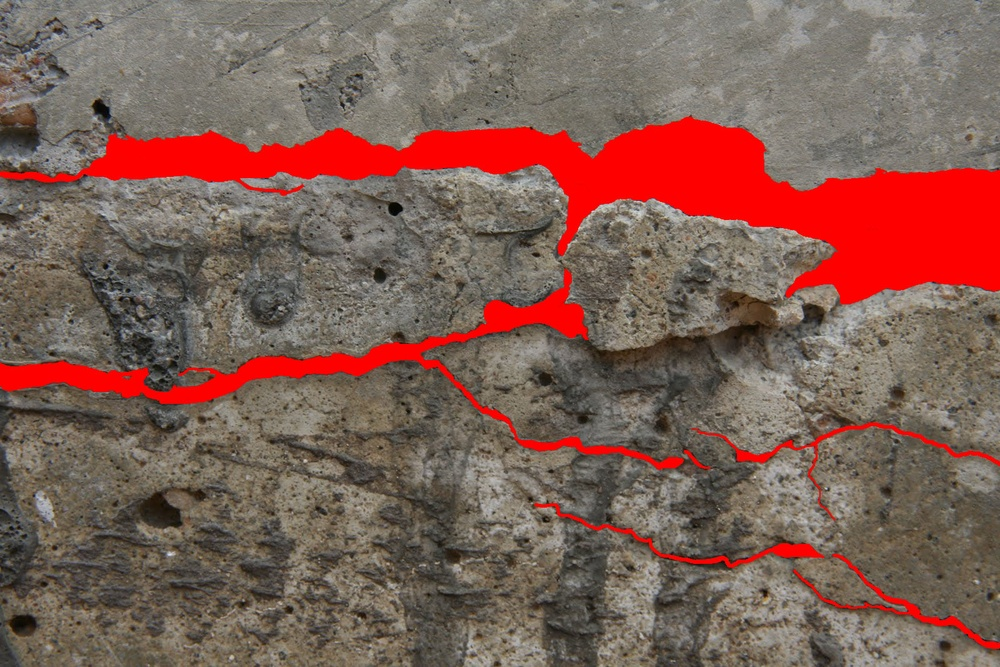
%> input picture images/Thin39.jpg, 1000 x 667 px, shrunk from 1600 x 1067 before the run
$ octave main.m   (GNU Octave 9; MATLAB toolbox functions it lacks are replaced by stand-ins)
%> lines starting %> are read from the running program, lines starting %| are printed output that depends on the picture
%> further down, Ioriginal is the input picture: size 667x1000x3 uint8; mean R, G, B 128.8, 94, 84.5
### colorSegment.m
function  pixelLabels = colorSegment (input, Ioriginal)

%//%************************************************************************%
%//%*                         Color segmenter						       *%
%//%*           Segments the images by their colors                        *%
%//%*                                                                      *%
%//%*                                                                      *%
%//%*             Name: Dr. Preetham Manjunatha    		                   *%
%//%*             Github link: https://github.com/preethamam               %*
%//%*             Submission Date: 05/12/2025                              *%
%//%************************************************************************%
%//%*             Viterbi School of Engineering,                           *%
%//%*             Sonny Astani Dept. of Civil Engineering,                 *%
%//%*             University of Southern california,                       *%
%//%*             Los Angeles, California.                                 *%
%//%************************************************************************%
%
%************************************************************************%
%
% Usage: pixelLabels = colorSegment (input, Ioriginal)
% Inputs:
%           input        - Input struct
%           colorspace   - color segmentation of annotatations by color
%                           space 'rgb' | 'hsv' | 'lab' | 'xyz'
%                                 'ycbcr' | 'yiq' (NTSC)
%
%           input.RGBTriplet - [0,0,255]; % RGB value to segment
%           input.colorspace - 'rgb' % 'rgb' | 'hsv' |'lab' | 'xyz'
                                        %  'ycbcr' | 'yiq' (NTSC)
%           input.tolerance - 70; % tolerance value
%           input.Kmeans - true; % If true uses K-means clustering.
%                                % Else, uses input.RGBTriplet
%           input.KClusters - 3; % K clusters
%           input.ShowPlots - true; % Show plots
%           Ioriginal    - Input color image
%
%
% Outputs:  pixelLabels  - Output pixels labels
%
%

    % Check the number of input arguments
    if nargin < 2
        error('Not enough input arguments. Usage: pixelLabels = colorSegment(Ioriginal, input)');
    end

    % Validate the input struct fields
    requiredFields = {'RGBTriplet', 'colorspace', 'tolerance', 'Kmeans', 'KClusters', 'ShowPlots'};
    for i = 1:length(requiredFields)
        if ~isfield(input, requiredFields{i})
            error('Input struct is missing the required field: %s', requiredFields{i});
        end
    end

    % Validate colorspace
    validColorSpaces = {'rgb', 'hsv', 'lab', 'xyz', 'ycbcr', 'yiq'};
    if ~ismember(lower(input.colorspace), validColorSpaces)
        error('Invalid colorspace. Valid options are: ''rgb'', ''hsv'', ''lab'', ''xyz'', ''ycbcr'', ''yiq''.');
    end

    % Validate RGBTriplet
    if ~isnumeric(input.RGBTriplet) || numel(input.RGBTriplet) ~= 3
        error('RGBTriplet must be a numeric array with 3 elements.');
    end

    % Validate tolerance
    if ~isnumeric(input.tolerance) || input.tolerance < 0
        error('Tolerance must be a non-negative numeric value.');
    end

    % Validate Kmeans
    if ~islogical(input.Kmeans)
        error('Kmeans must be a logical value (true or false).');
    end

    % Validate KClusters
    if ~isnumeric(input.KClusters) || input.KClusters <= 0 || mod(input.KClusters, 1) ~= 0
        error('KClusters must be a positive integer.');
    end

    % Validate ShowPlots
    if ~islogical(input.ShowPlots)
        error('ShowPlots must be a logical value (true or false).');
    end

    % Read the original color image and get sizes
    [imheight, imwidth, imbytesppix]  = size(Ioriginal);
    centroids = [];

    if sum(input.RGBTriplet>1)
        input.RGBTriplet = input.RGBTriplet/255;
    end

    % Convert RGB image to a target HSV or L*a*b* color space
    switch input.colorspace
        case 'rgb'
            % Convert to double
            Itransformed = im2double(Ioriginal);

            % Target RGB color triplet
            targetTriplet = input.RGBTriplet;
        case 'hsv'
            % Convert the image to HSV space
            Itransformed = rgb2hsv(Ioriginal);

            % Target HSV color triplet
            targetTriplet = rgb2hsv(input.RGBTriplet);
        case 'lab'
            % Convert image from RGB colorspace to lab color space.
            cform = makecform('srgb2lab');
            Itransformed = applycform(im2double(Ioriginal),cform);

            % Target L*a*b* color triplet
            targetTriplet = rgb2lab(input.RGBTriplet);

        case 'xyz'
            % Convert the image to HSV space
            Itransformed = rgb2xyz(Ioriginal);

            % Target HSV color triplet
            targetTriplet = rgb2xyz(input.RGBTriplet);

        case 'ycbcr'
            % Convert the image to HSV space
            Itransformed = rgb2ycbcr(im2double(Ioriginal));

            % Target HSV color triplet
            targetTriplet = rgb2ycbcr(input.RGBTriplet);

        case 'yiq'
            % Convert the image to HSV space
            Itransformed = rgb2ntsc(Ioriginal);
%> Itransformed: size 667x1000x3 double; mean of channels 1, 2, 3 0.405, 0.0933, 0.0172

            % Target HSV color triplet
            targetTriplet = rgb2ntsc(input.RGBTriplet);
        otherwise
            error('colorSpace must be ''RGB'', ''Lab'', ''HSV'', ''XYZ'', ''YCBCR'', or ''YIQ''');
    end

    if input.Kmeans
        % Segmentation map and clustering
        segMaptic = tic;
        [N,M,L] = size(Itransformed);
        ItransFeatureVec = reshape(Itransformed,[N*M, L]);

        % Get clusters indices/classes
        [idx,centroids] = kmeans(ItransFeatureVec, input.KClusters);
%> centroids = [0.299 0.568 0.2; 0.313 0.0356 -0.0053; 0.497 0.0283 -0.0077]

        % Reshape to segmentation map
        pixelLabels = reshape(idx, [N,M]);
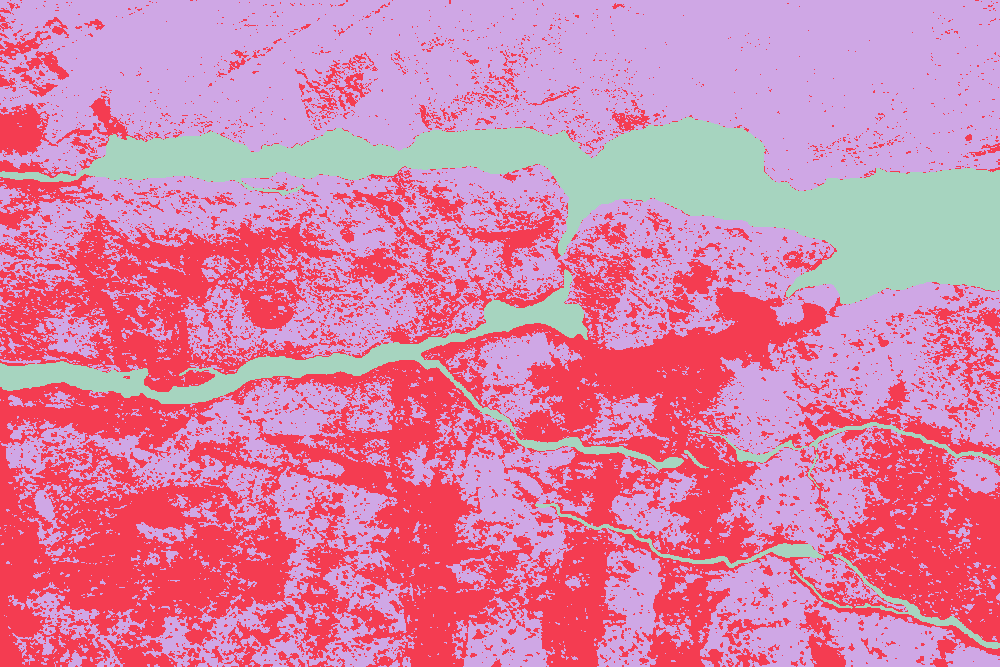
%> pixelLabels: size 667x1000 double; 3 distinct labels, from 1 to 3; one colour per label, 0 black
        segMapruntime = toc(segMaptic);
        fprintf('K-mean segmentation map execution time: %.4f seconds\n', segMapruntime)
    else
        % Segmentation map by color tolerance distance
        Channel1 = Itransformed(:,:,1);          % Get the first channel
        Channel2 = Itransformed(:,:,2);          % Get the second channel
        Channel3 = Itransformed(:,:,3);          % Get the third channel

        C1Standard = targetTriplet(1) * ones(imheight, imwidth);
        C2Standard = targetTriplet(2) * ones(imheight, imwidth);
        C3Standard = targetTriplet(3) * ones(imheight, imwidth);

        switch input.colorspace
            case {'rgb', 'xyz', 'ycbcr', 'yiq'}
                % Create the delta images: delta R, delta G, and delta B.
                % delta X, delta Y, and delta Z.
                % delta Y, delta Cb, and delta Cr.
                % delta Y, delta I, and delta Q.
                deltaC1 = Channel1 - C1Standard;
                deltaC2 = Channel2 - C2Standard;
                deltaC3 = Channel3 - C3Standard;

                deltaC1 = deltaC1 * 255;
                deltaC2 = deltaC2 * 255;
                deltaC3 = deltaC3 * 255;
            case 'hsv'
                % Create the delta images: delta H, delta S, and delta V.
                deltaC1 = abs(Channel1 - C1Standard);
                deltaC1 = min(deltaC1, 1 - deltaC1);
                deltaC2 = Channel2 - C2Standard;
                deltaC3 = Channel3 - C3Standard;

                deltaC1 = deltaC1 * 255;
                deltaC2 = deltaC2 * 255;
                deltaC3 = deltaC3 * 255;
            case 'lab'
                % Create the delta images: delta L, delta A, and delta B.
                deltaC1 = Channel1 - C1Standard;
                deltaC2 = Channel2 - C2Standard;
                deltaC3 = Channel3 - C3Standard;
            otherwise
                error('colorSpace must be ''RGB'', ''Lab'', ''HSV'', ''XYZ'', ''YCBCR'', or ''YIQ''');
        end

        % Euclidean “distance” in color space
        deltaE = sqrt(deltaC1.^2 + deltaC2.^2 + deltaC3.^2);

        % Threshold and obtain the pixel labels
        pixelLabels  = deltaE <= input.tolerance;
    end

    % Show plots
    if input.ShowPlots
        labelsKmeansPlots(input, Ioriginal, Itransformed, pixelLabels, centroids);
    end
end


% Plotting auxiliary function
function labelsKmeansPlots(input, Ioriginal, Itransformed, pixelLabels, centroids)
%
%************************************************************************%
%
% Usage: labelsKmeansPlots(input, Ioriginal, Itransformed, pixelLabels, centroids)
% Inputs:
%           input        - Input struct
%           colorspace   - color segmentation of annotatations by color
%                           space 'rgb' | 'hsv' | 'lab'
%                           (keep 'hsv')
%           input.RGBTriplet - [0,0,255]; % RGB value to segment
%           input.colorspace - 'rgb' % 'rgb' | 'hsv' |'lab'
%           input.tolerance - 70; % tolerance value
%           input.Kmeans - true; % If true uses K-means clustering.
%                                % Else, uses input.RGBTriplet
%           input.KClusters - 3; % K clusters
%           input.ShowPlots - true; % Show plots
%           Ioriginal    - Input color image
%           Itransformed - RGB, HSV or LAB transformed images
%           pixelLabels  - Output pixels labels
%           centroids    - Cluster color centroids
%
%
% Outputs:  Plots
%
%
    % Label overlay
    labImg = labeloverlay(Ioriginal, pixelLabels, 'Colormap','jet');
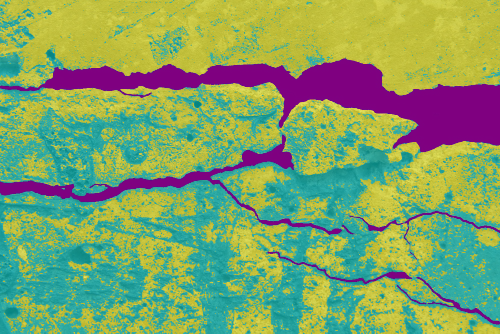
%> labImg: size 667x1000x3 uint8 (shown at 1/2 size); mean R, G, B 129.8, 160, 104.8

    % Get fileparts
    [filepath,name,ext] = fileparts(input.filename);

    % Show figure
    figure;
    t = tiledlayout(1,2,TileSpacing="tight",Padding="compact");
    nexttile; imshow(Ioriginal); title('Original image', FontSize=16);
    nexttile; imshow(labImg); title('Labeled image', FontSize=16);

    % Export graphics
    if input.Kmeans
        exportgraphics(gcf, fullfile('assets', ['segmap_' lower(name) '_' input.colorspace '_kmeans' '.png']))
    else
        exportgraphics(gcf, fullfile('assets', ['segmap_' lower(name) '_' input.colorspace '.png']))
    end

    if input.Kmeans
        % Convert color space
        switch lower(input.colorspace)
            case 'rgb'
                channelLabels = {'R','G','B'};
            case 'lab'
                % Requires Image Processing Toolbox
                channelLabels = {'L*','a*','b*'};
            case 'hsv'
                channelLabels = {'H','S','V'};
            case 'xyz'
                channelLabels = {'X','Y','Z'};
            case 'ycbcr'
                channelLabels = {'Y','Cb','Cr'};
            case 'yiq'
                channelLabels = {'Y','I','Q'};
            otherwise
                 error('colorSpace must be ''RGB'', ''Lab'', ''HSV'', ''XYZ'', ''YCBCR'', or ''YIQ''');
        end

        % Reshape the data
        [rows, cols, ~] = size(Itransformed);
        IoriData = reshape(Ioriginal, rows*cols, 3);
        ItransData = reshape(Itransformed, rows*cols, 3);
        pixelColors = mat2gray(reshape(Ioriginal, rows*cols, 3));

        % Pixel colors for the clusters
        if strcmp(input.colorspace, 'rgb')
            RGBnorm = centroids;
        elseif strcmp(input.colorspace,'hsv')
            RGBnorm = hsv2rgb(centroids);
        elseif strcmp(input.colorspace,'lab')
            RGBnorm = lab2rgb(centroids);
        elseif strcmp(input.colorspace,'xyz')
            RGBnorm = xyz2rgb(centroids);
        elseif strcmp(input.colorspace,'ycbcr')
            RGBnorm = ycbcr2rgb(centroids);
        else
            RGBnorm = ntsc2rgb(centroids);
%> RGBnorm = [0.967 0.0143 0.0124; 0.344 0.307 0.265; 0.519 0.494 0.452]
        end

        pixelClusterColors = squeeze(ind2rgb(reshape(pixelLabels, rows*cols, 1), RGBnorm));

        % 3D scatter plot of raw pixels color distribution
        figure;
        scatter3(IoriData(:,1), IoriData(:,2), IoriData(:,3), 2, pixelColors, 'filled');
        xlabel(channelLabels{1});
        ylabel(channelLabels{2});
        zlabel(channelLabels{3});
        title('Image pixel color distribution');
        grid on;
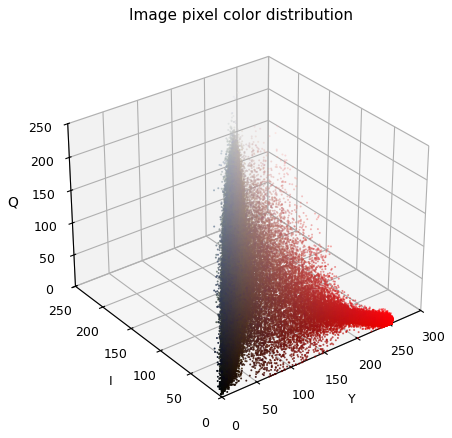
%> figure redrawn from the program's plot data

        % Export graphics
        exportgraphics(gcf, fullfile('assets', ['pixdistrib_' lower(name) '_' input.colorspace '.png']))

        % 3D scatter plot of clustered pixels
        figure;
        scatter3(ItransData(:,1), ItransData(:,2), ItransData(:,3), 2, pixelClusterColors, 'filled');
        xlabel(channelLabels{1});
        ylabel(channelLabels{2});
        zlabel(channelLabels{3});
        title(sprintf('K-means Clustering (%d clusters) in %s space', input.KClusters, upper(input.colorspace)));
        grid on;
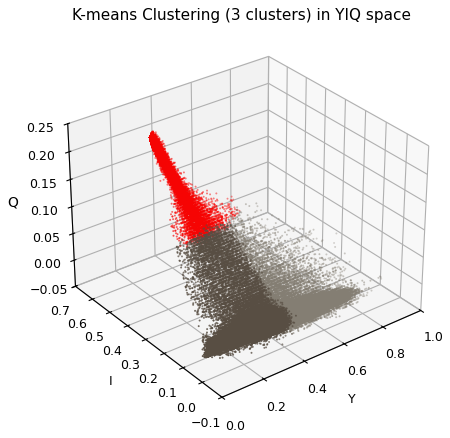
%> figure redrawn from the program's plot data

        % Export graphics
        exportgraphics(gcf, fullfile('assets', ['cluster_' lower(name) '_' input.colorspace '_kmeans' '.png']))
    end
end

### main.m
clear; close all; clc;

%$ Inputs
input.RGBTriplet = [255,0,0]; % RGB value to segment
input.colorspace = 'yiq'; % 'rgb' | 'hsv' |'lab' | 'xyz'
                          %  'ycbcr' | 'yiq' (NTSC)
input.tolerance = 70;
input.Kmeans = true; % If true uses K-means clustering.
                     % Else, uses input.RGBTriplet
input.KClusters = 3; % K clusters
input.ShowPlots = true; % Show plots

%% Read image
Ioriginal = imread('images/Thin39.jpg');

% Get the pixel labels
input.filename = 'Thin39.jpg';
pixelLabels = colorSegment (input, Ioriginal);

$ run again, with images/Alligator1.jpg copied over images/Thin39.jpg
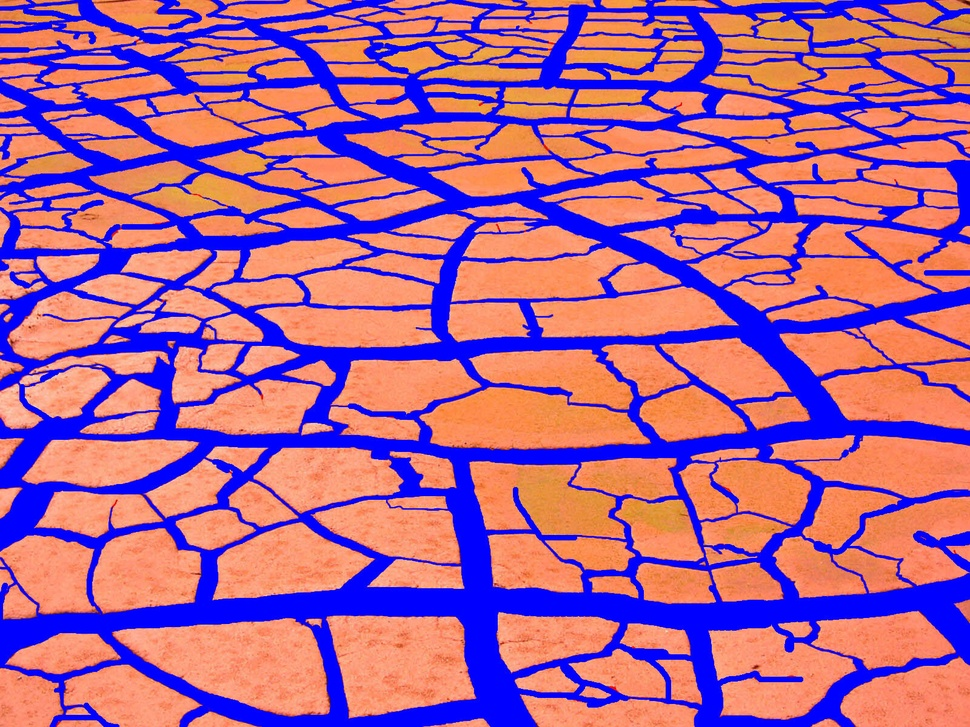
%> input picture images/Alligator1.jpg, 970 x 727 px, shrunk from 1600 x 1200 before the run
%> Ioriginal is the input picture: size 727x970x3 uint8; mean R, G, B 168.7, 98.8, 146.6
%> Itransformed: size 727x970x3 double; mean of channels 1, 2, 3 0.491, 0.103, 0.116
%> centroids = [0.67 0.281 0.0358; 0.121 -0.274 0.287; 0.353 0.00545 0.162]
%> pixelLabels: size 727x970 double; 3 distinct labels, from 1 to 3
%> in labelsKmeansPlots, `labImg = labeloverlay(Ioriginal, pixelLabels, 'Colormap','jet');`:
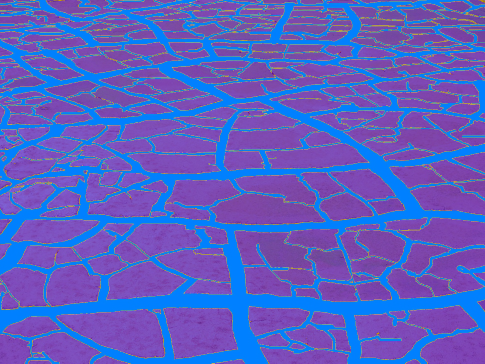
%> labImg: size 727x970x3 uint8 (shown at 1/2 size); mean R, G, B 93.5, 95, 192.2
%> RGBnorm = [0.961 0.57 0.421; 0.0374 0.00995 0.912; 0.459 0.247 0.623]
%> in labelsKmeansPlots, `grid on;`:
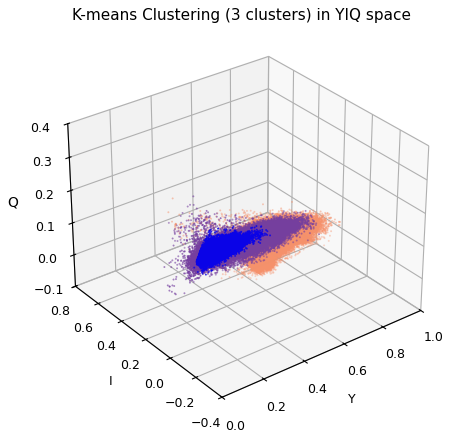
%> figure redrawn from the program's plot data

$ run again, with images/Alligator28.jpg copied over images/Thin39.jpg
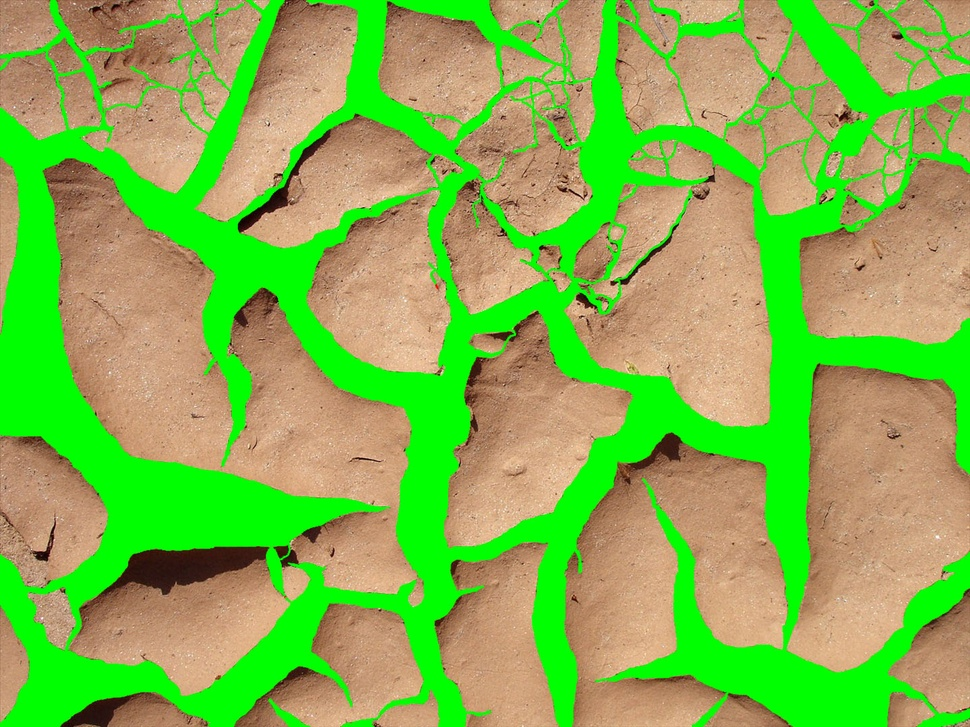
%> input picture images/Alligator28.jpg, 970 x 727 px, shrunk from 1440 x 1080 before the run
%> Ioriginal is the input picture: size 727x970x3 uint8; mean R, G, B 130.5, 179.7, 78.3
%> Itransformed: size 727x970x3 double; mean of channels 1, 2, 3 0.602, 0.013, -0.165
%> centroids = [0.415 0.117 -0.0166; 0.65 0.137 -0.0152; 0.587 -0.254 -0.495]
%> pixelLabels: size 727x970 double; 3 distinct labels, from 1 to 3
%> in labelsKmeansPlots, `labImg = labeloverlay(Ioriginal, pixelLabels, 'Colormap','jet');`:
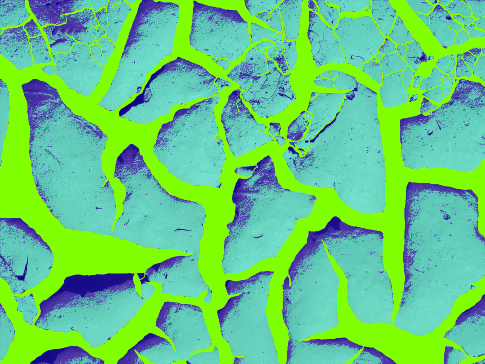
%> labImg: size 727x970x3 uint8 (shown at 1/2 size); mean R, G, B 105.2, 201.9, 127.2
%> RGBnorm = [0.517 0.394 0.257; 0.772 0.623 0.473; 0.0362 0.976 0.0247]
%> in labelsKmeansPlots, `grid on;`:
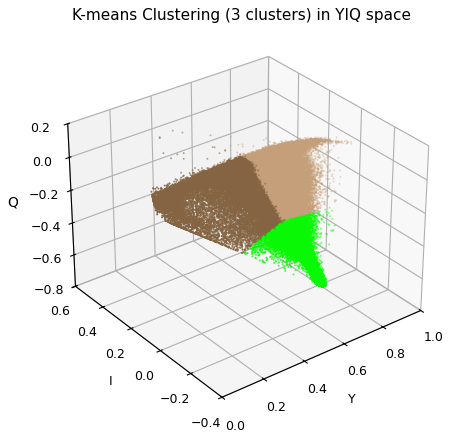
%> figure redrawn from the program's plot data
